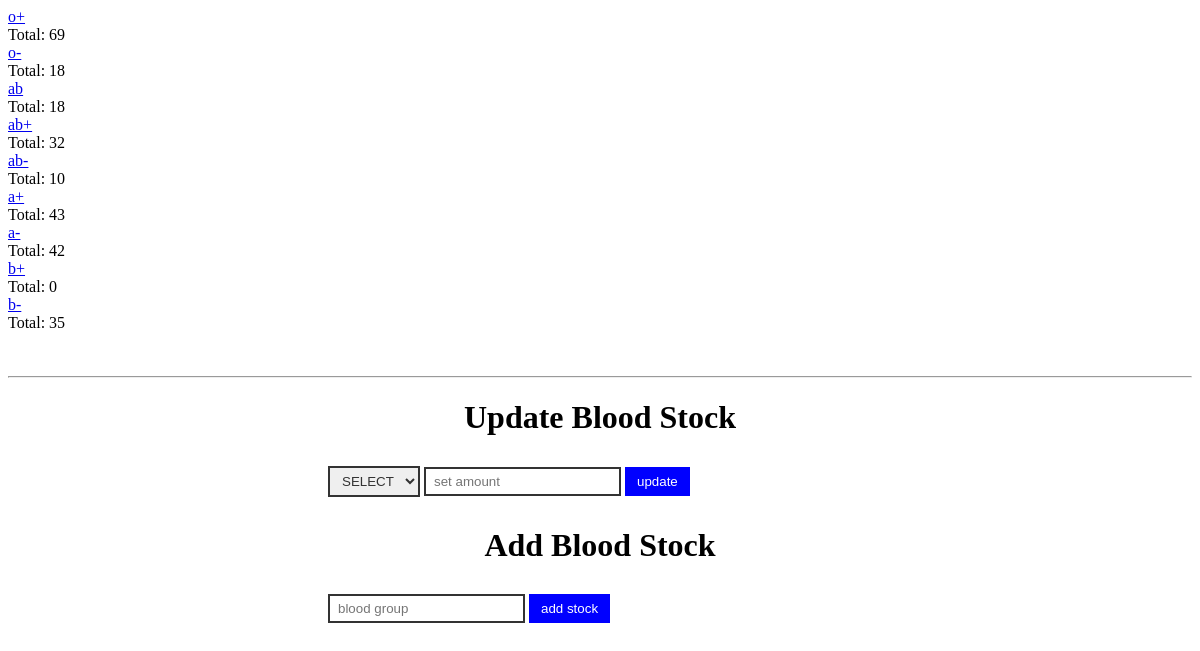
/admin/blood-stock.php, run on the app's committed database.
### tables this page shows
CREATE TABLE `blood` (
  `id` int(11) NOT NULL,
  `blood_id` varchar(255) NOT NULL,
  `blood_group` varchar(255) NOT NULL,
  `blood_quantity` varchar(255) NOT NULL
);

### admin/blood-stock.php (the view, shortened to what this page needs)
<?php
        include_once 'includes/validate.php'
         ?>
        <div class="cardBox">
        <?php
        $s = mysqli_query($conn, "SELECT * FROM `blood`");
        while ($row = mysqli_fetch_array($s)) {
        ?>
        <div class="card">
            <div>
                <div class="numbers">
                    <a href="#">
                        <?php echo$row["blood_group"] ?>
                    </a>
                </div>
                <div class="cardName">Total: <?php echo $row['blood_quantity'];?></div>
            </div>
        </div>
        <?php } ?>
        </div>
            <hr>
            <div class="stock" style="margin: 20px;">
                <div class="update-stock">
                    <h1 style="text-align: center;">Update Blood Stock</h1>
                    <form style="margin: 30px 300px;" method="post">
                        <select name="blood_group">
                            <option value="">SELECT</option>
                        </select>
                        <input type="text" name="blood_quantity" placeholder="set amount">
                        <input type="submit" name="update" value="update">
                    </form>
                    <div class="update-stock">
                    <h1 style="text-align: center;">Add Blood Stock</h1>
                    <form style="margin: 30px 300px;" method="post">
                        <input type="text" name="blood_group" placeholder="blood group">
                        <input type="submit" name="add" value="add stock">
                     </form>
                </div>
            </div>
            </div><br><br><br><br>
        <?php include_once 'includes/footer.php' ?>

### admin/includes/footer.php (shortened to what this page needs)
</body>
</html>

### admin/blood-stock.php (style rules this page uses)
form select,input { padding: 5px 8px; outline: none; border: 2px solid #333; color: #333; }
form input[type='submit'] { background: #0000ff; color: #fff; border: 2px solid #0000ff; padding: 5px 10px; }

### data on the page
blood: blood_group "o+", blood_quantity "69"
blood: blood_group "o-", blood_quantity "18"
blood: blood_group "ab", blood_quantity "18"
blood: blood_group "ab+", blood_quantity "32"
blood: blood_group "ab-", blood_quantity "10"
blood: blood_group "a+", blood_quantity "43"
blood: blood_group "a-", blood_quantity "42"
blood: blood_group "b+", blood_quantity "0"
blood: blood_group "b-", blood_quantity "35"
